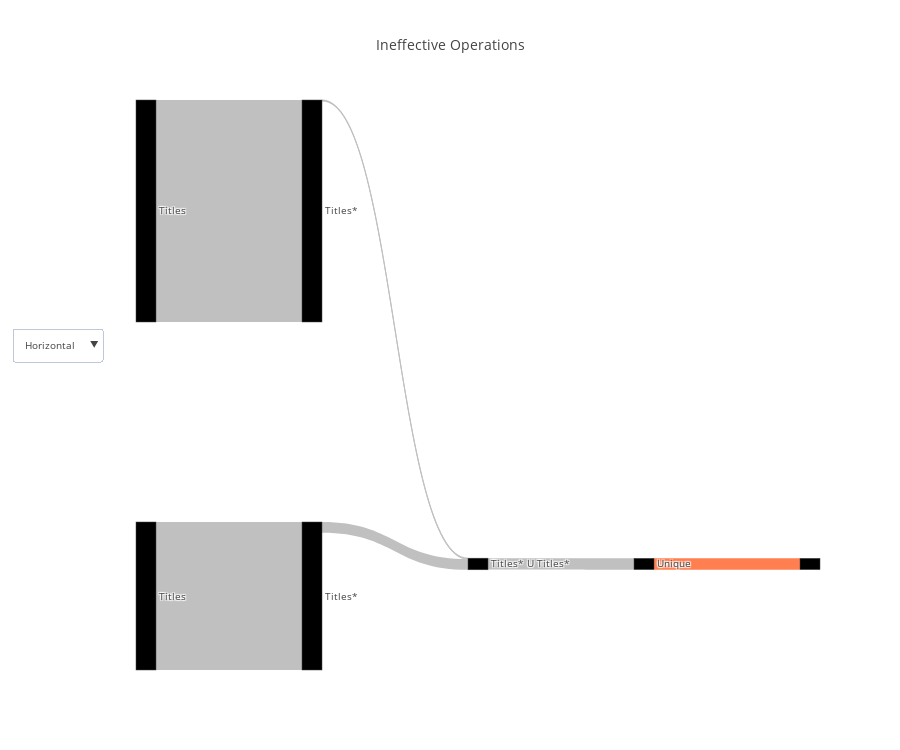

Notebook cell for this chart:
### Code cell
cardinality_df = query_renderer.get_cardinality_df(query, con_str)
cardinality_df = pd.read_csv("../proposal/data/ineffective_operation_query_flow_representation.csv")
query_renderer.vizualize(cardinality_df, title="Ineffective Operations", metrics=["actual_rows"], open_=False)

### Figure 1 — Plotly figure (JSON) as saved in the notebook; plotly's stock layout.template omitted (floating-point values rounded to 4 significant figures)
{"data": [{"link": {"color": ["silver", "silver", "silver", "silver", "silver", "coral"], "label": [null, "Filter condition: (titles_1.genres = 'Action'::text)", null, "Filter condition: (titles.genres = 'Comedy'::text)", null, null], "source": [0, 1, 2, 3, 4, 5], "target": [1, 4, 3, 4, 5, 6], "value": [3568850, 15538, 2379234, 171294, 181653, 181653]}, "node": {"color": [null, null, null, null, null, null], "label": ["Titles", "Titles*", "Titles", "Titles*", "Titles* U Titles*", "Unique"], "pad": 200}, "orientation": "h", "type": "sankey", "valueformat": ",", "valuesuffix": [" Rows", " Rows", " Rows", " Rows", " Rows", " Rows"]}], "layout": {"font": {"size": 10}, "height": 750, "title": "Ineffective Operations", "updatemenus": [{"buttons": [{"args": ["orientation", "h"], "label": "Horizontal", "method": "restyle"}, {"args": ["orientation", "v"], "label": "Vertical", "method": "restyle"}], "y": 0.6}]}}
